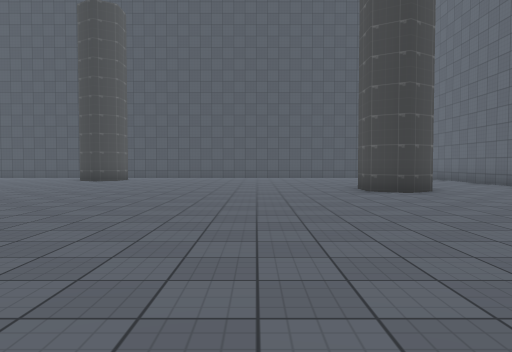
view 1 (above)

24 first-person views from a walk through a Unity game level. The camera is 1.3 m above the floor, tilts 2° down and sees 70° across. The floor is counted in squares, 2 m on a side. Each view is taken from the middle of a square. On the plan, view 1 faces up. The plan holds only what a view shows up to about 11 squares ahead; the rest is blank. The place goes on beyond the plan. The player character is not drawn. Some surface patterns are stand-ins.

view 2
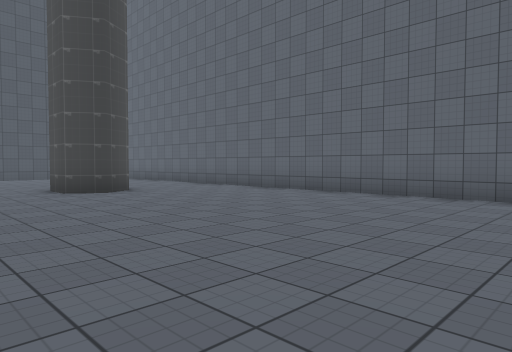

view 3
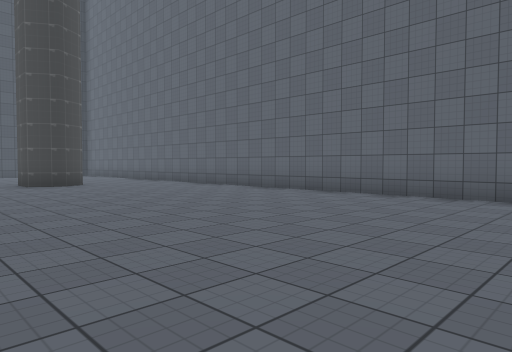

view 4
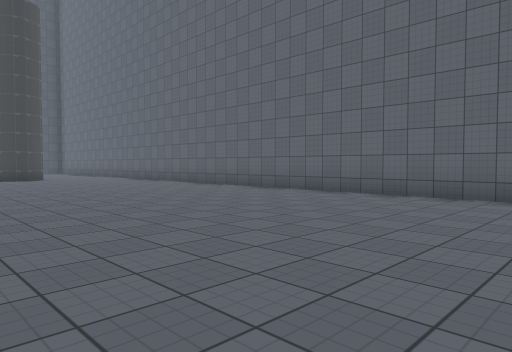

view 5
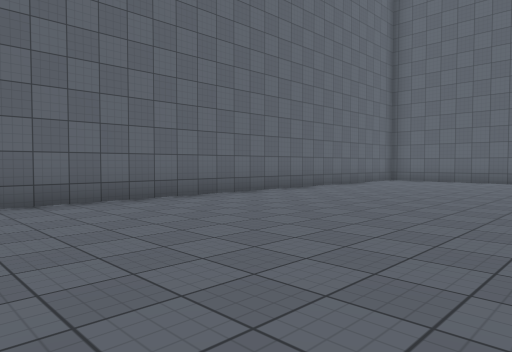

view 6
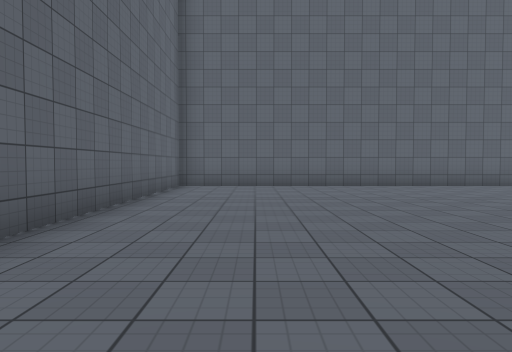

view 7
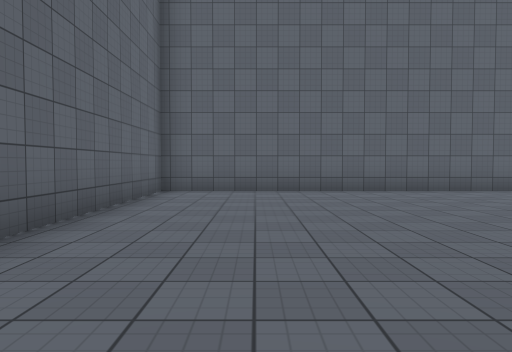

view 8
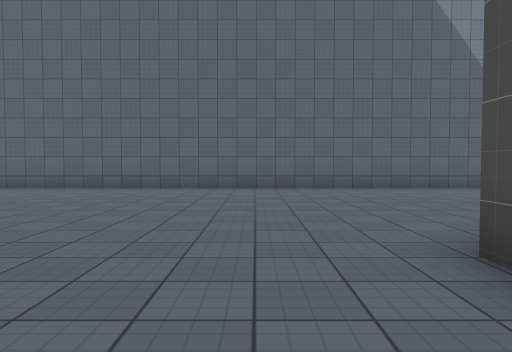

view 9
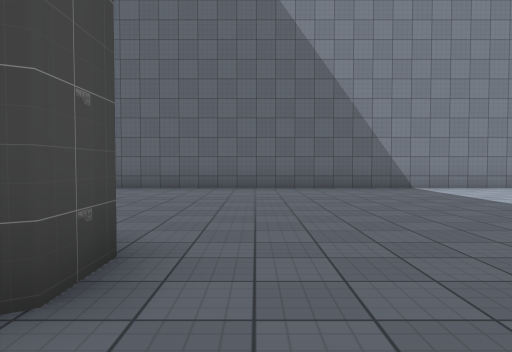

view 10
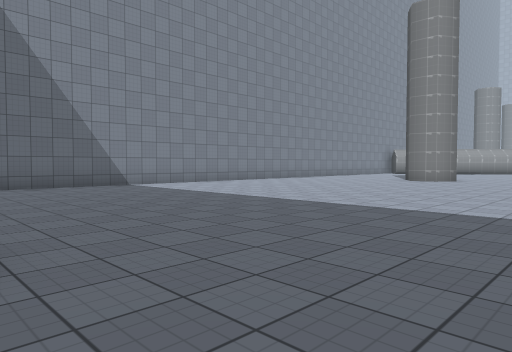

view 11
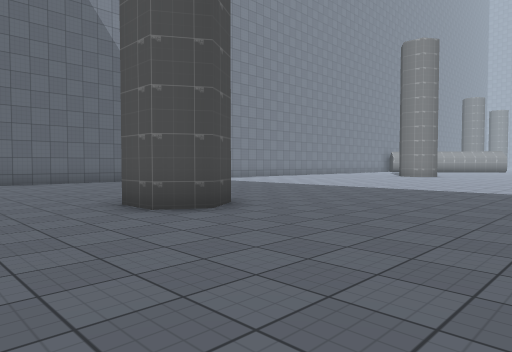

view 12
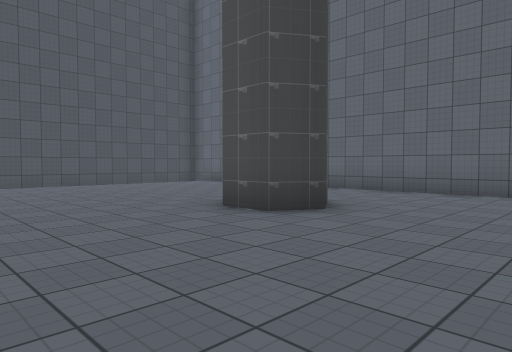

view 13
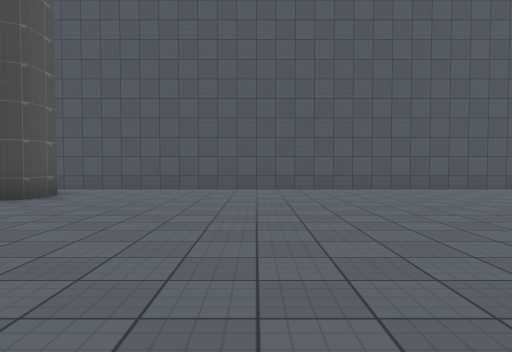

view 14
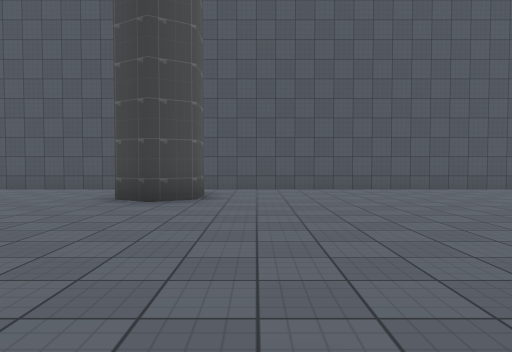

view 15
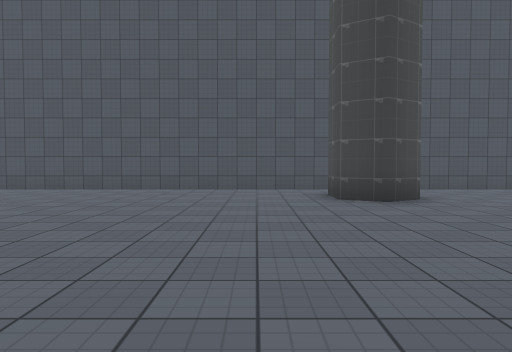

view 16
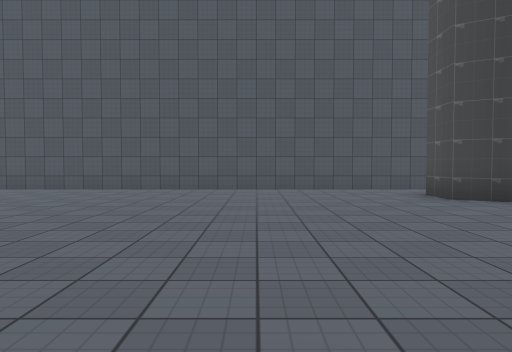

view 17
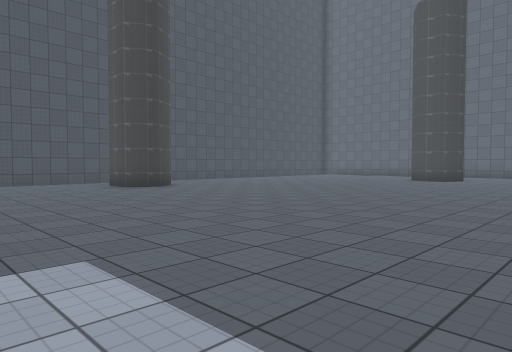

view 18
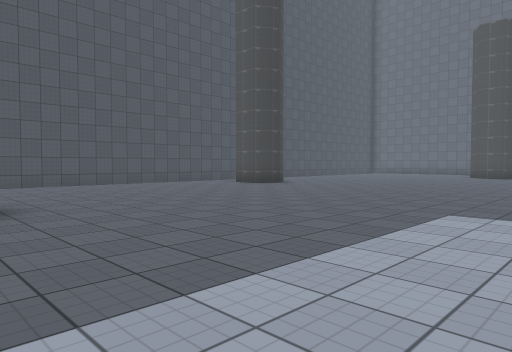

view 19
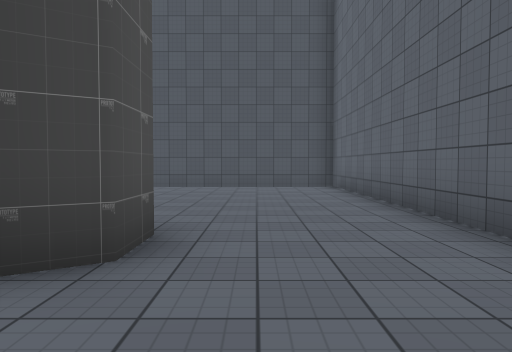

view 20
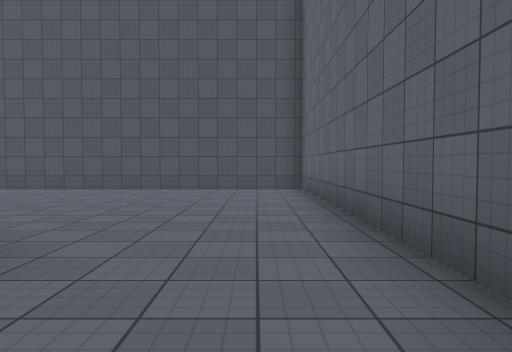

view 21
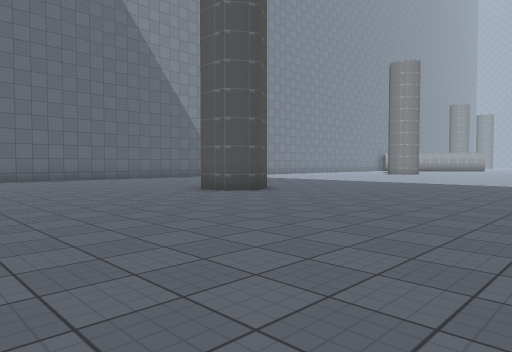

view 22
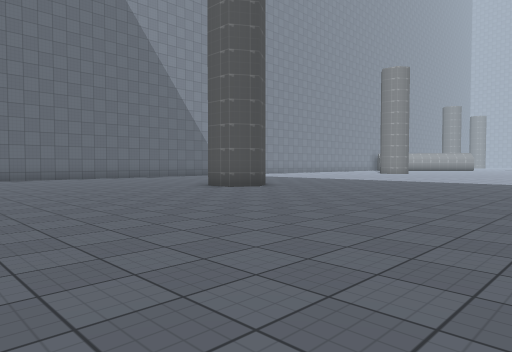

view 23
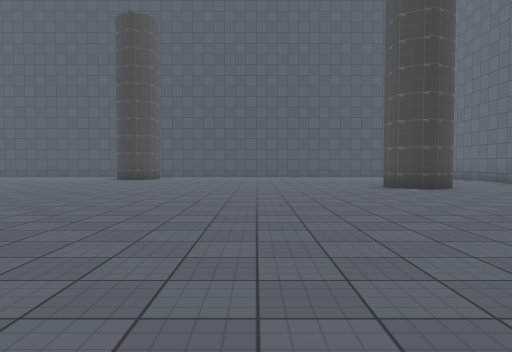

view 24
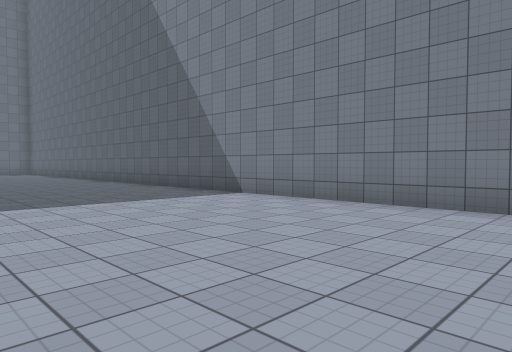

### Floor plan
Points are (right, up) in squares from view 1. A wall is a line through its corners. A room is listed if a view was taken in it or the views show most of it. See-through windows are left out.
Room 1 (views 1, 2, 3, 4, 5, 6, 7, 8, 9, 10, 11, 12, 13, 14, 15, 16, 17, 18, 19, 20, 21, 22, 23, 24)
walls: (-5, -9.6) (-5, -8.6) (-4.3, -8.2) (-3.6, -8.6) (-3.6, -9.6); (4.1, 9.4) (4.1, 8.4) (3.3, 8) (2.6, 8.4) (2.6, 9.4); (-5.1, 14.5) (-5.1, 13.5) (-5.8, 13.1) (-6.5, 13.5) (-6.5, 14.5); (-15.1, -16.5) (7.2, -16.5) (7.2, 16.5) (-16.5, 16.5)
ways out: gap at (-6, 15)

Where each view was taken, in squares from view 1:
view 1: 0 up, 0 right, facing up
view 2: 0 up, 0 right, facing up-right
view 3: 3 down, 0 right, facing up-right
view 4: 7 down, 0 right, facing up-right
view 5: 3 down, 1 right, facing down-right
view 6: 6 down, 5 right, facing down
view 7: 8 down, 5 right, facing down
view 8: 7 down, 2 left, facing down
view 9: 7 down, 6 left, facing down
view 10: 6 down, 5 left, facing down-left
view 11: 4 down, 1 left, facing down-left
view 12: 5 up, 1 left, facing up-right
view 13: 7 up, 1 left, facing up
view 14: 7 up, 4 left, facing up
view 15: 7 up, 8 left, facing up
view 16: 7 up, 10 left, facing up
view 17: 4 up, 11 left, facing up-right
view 18: 5 up, 15 left, facing up-right
view 19: 6 up, 5 right, facing up
view 20: 7 up, 6 right, facing up
view 21: 2 down, 2 right, facing down-left
view 22: 1 down, 3 right, facing down-left
view 23: 1 down, 1 left, facing up
view 24: 11 down, 16 left, facing down-right
